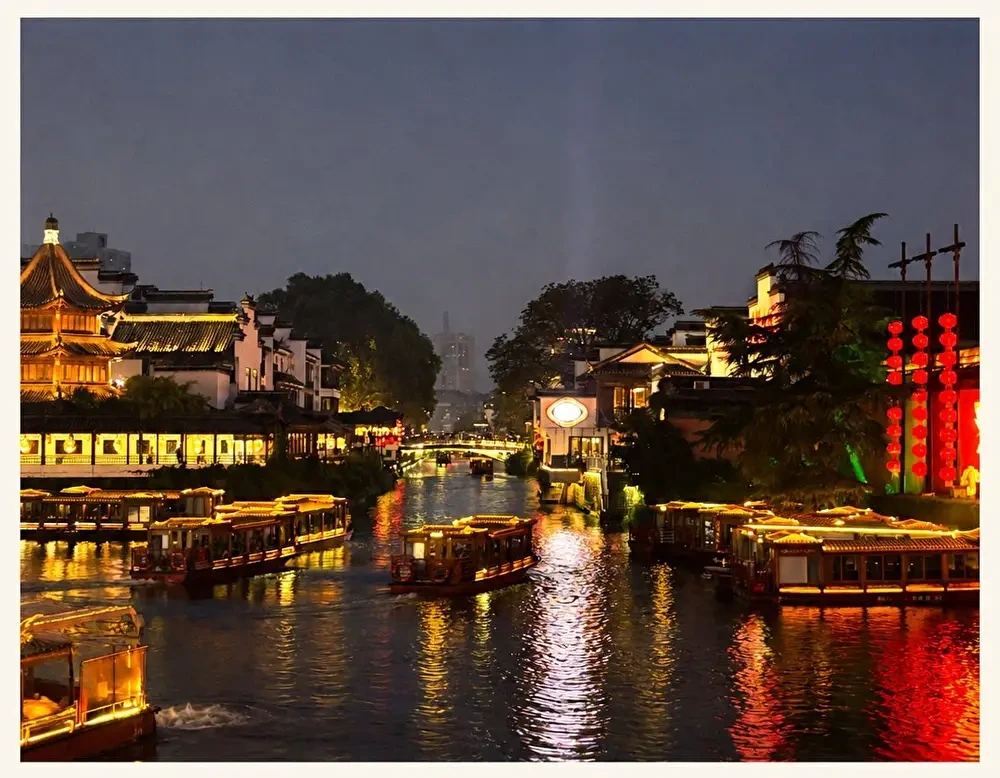
#> input picture examples/input.webp, 1000 x 778 px
$ python -i visual_metrics.py   (imports and definitions only)
#> lines starting #> are read from the running program, lines starting #| are printed output that depends on the picture; after the words box and inside, x2 and y2 are one past the last pixel; in counts of white or black regions, pixels touching at a corner belong together
from __future__ import annotations

import cv2
import numpy as np


def measure_long_line_support(
    image: np.ndarray,
    *,
    min_diagonal_ratio: float = 0.04,
    max_gap_diagonal_ratio: float = 0.007,
    hough_threshold: int = 25,
) -> tuple[float, float, int]:
#> called with min_diagonal_ratio = 0.04, max_gap_diagonal_ratio = 0.007, hough_threshold = 25
    gray = cv2.cvtColor(np.asarray(image, dtype=np.uint8), cv2.COLOR_RGB2GRAY)
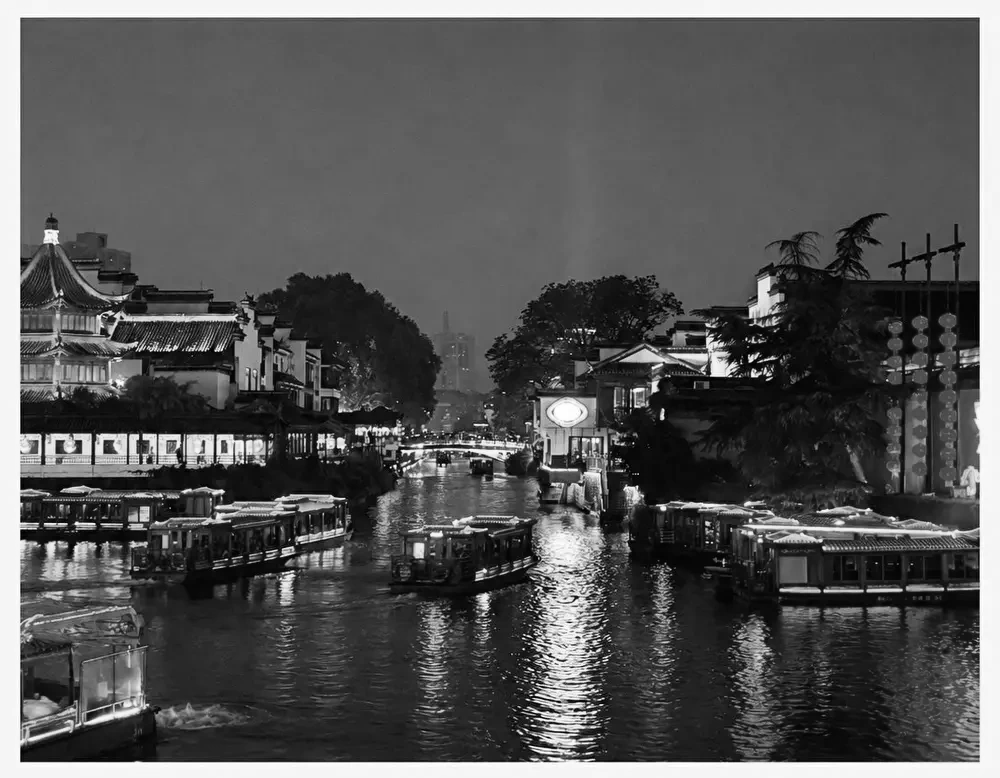
#> gray: shape (778, 1000); min 0, max 255, mean 86.3
    edges = cv2.Canny(cv2.GaussianBlur(gray, (3, 3), 0), 50, 120)
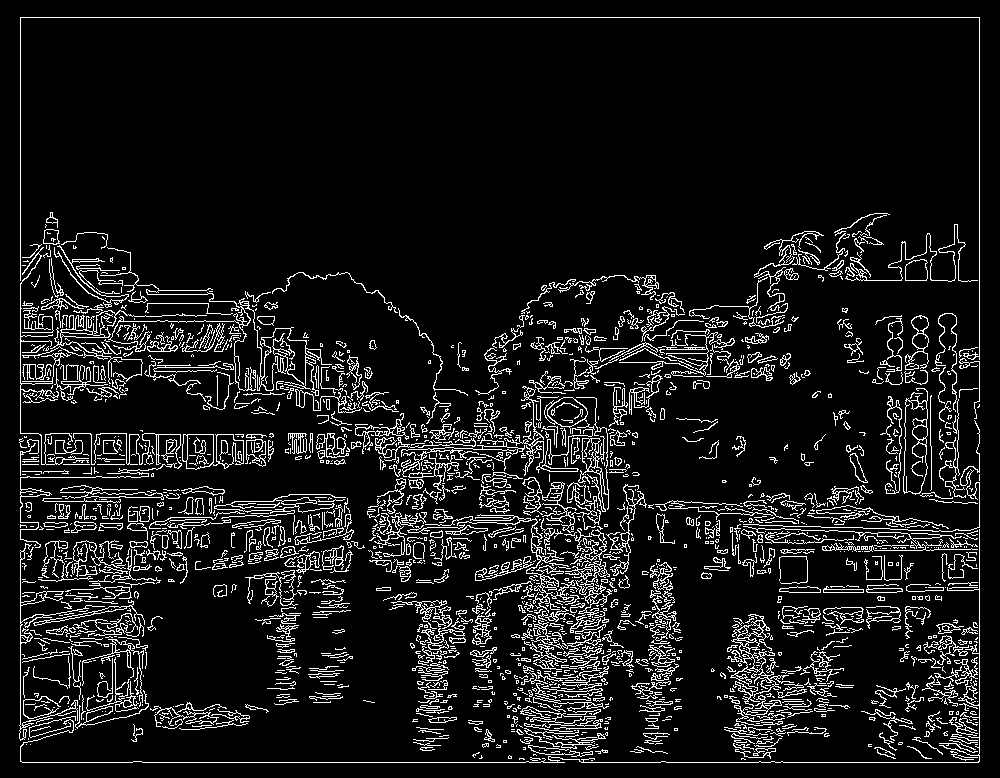
#> edges: shape (778, 1000); 9.4% white in thin lines or dots
    edge_mask = edges > 0
#> edge_mask: shape (778, 1000) bool; 9.4% white in thin lines or dots
    edge_count = int(edge_mask.sum())
#> edge_count = 72842
    edge_density = edge_count / float(edge_mask.size) if edge_mask.size else 0.0
#> edge_density = 0.0936
    height, width = edge_mask.shape
#> height = 778; width = 1000
    diagonal = float(np.hypot(width, height))
#> diagonal = 1267
    min_length = max(2, int(round(diagonal * min_diagonal_ratio)))
#> min_length = 51
    max_gap = max(1, int(round(diagonal * max_gap_diagonal_ratio)))
#> max_gap = 9
    lines = cv2.HoughLinesP(
        edges, 1.0, np.pi / 180.0, hough_threshold,
        minLineLength=min_length, maxLineGap=max_gap,
    )
#> lines = 386 rows, first 6: [581, 762, 978, 762], [20, 17, 979, 17], [20, 761, 20, 550], [979, 406, 979, 18], [753, 550, 876, 548], [894, 545, 979, 546]
    if lines is None or edge_count == 0:
        return float(edge_density), 0.0, 0
    support = np.zeros_like(edges)
    for x1, y1, x2, y2 in lines[:, 0]:
        cv2.line(support, (int(x1), int(y1)), (int(x2), int(y2)), 255, 1, cv2.LINE_8)
#> this loop made 386 passes
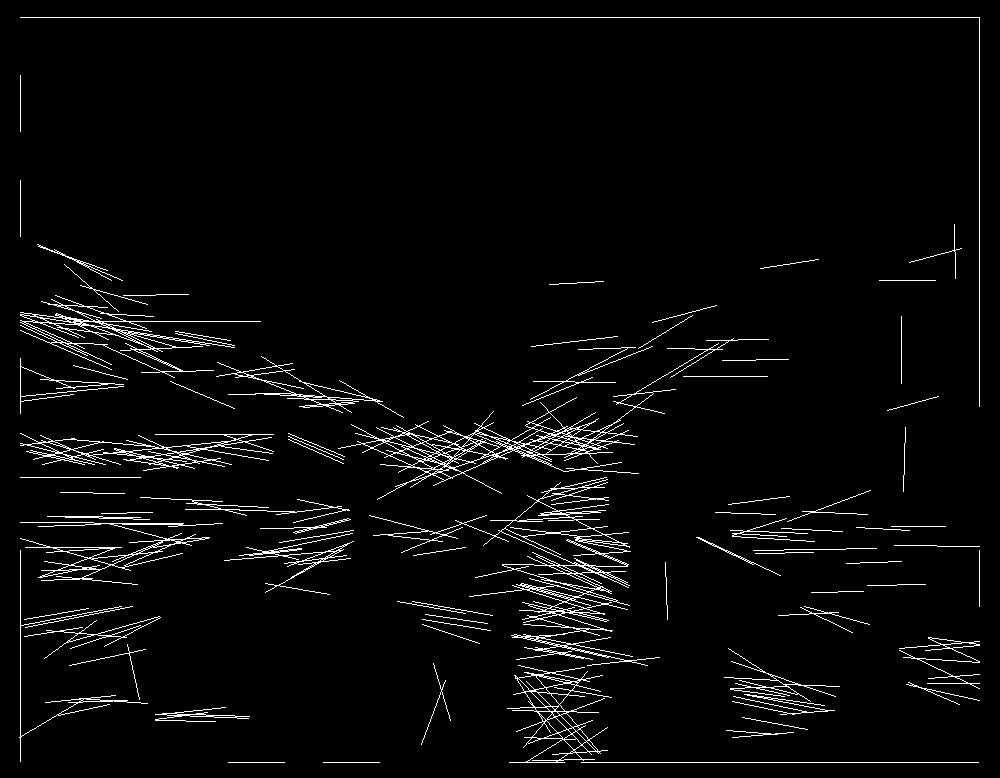
#> support: shape (778, 1000); 3.6% white in thin lines or dots
    support = cv2.dilate(
        support, np.ones((3, 3), dtype=np.uint8), iterations=1
    ) > 0
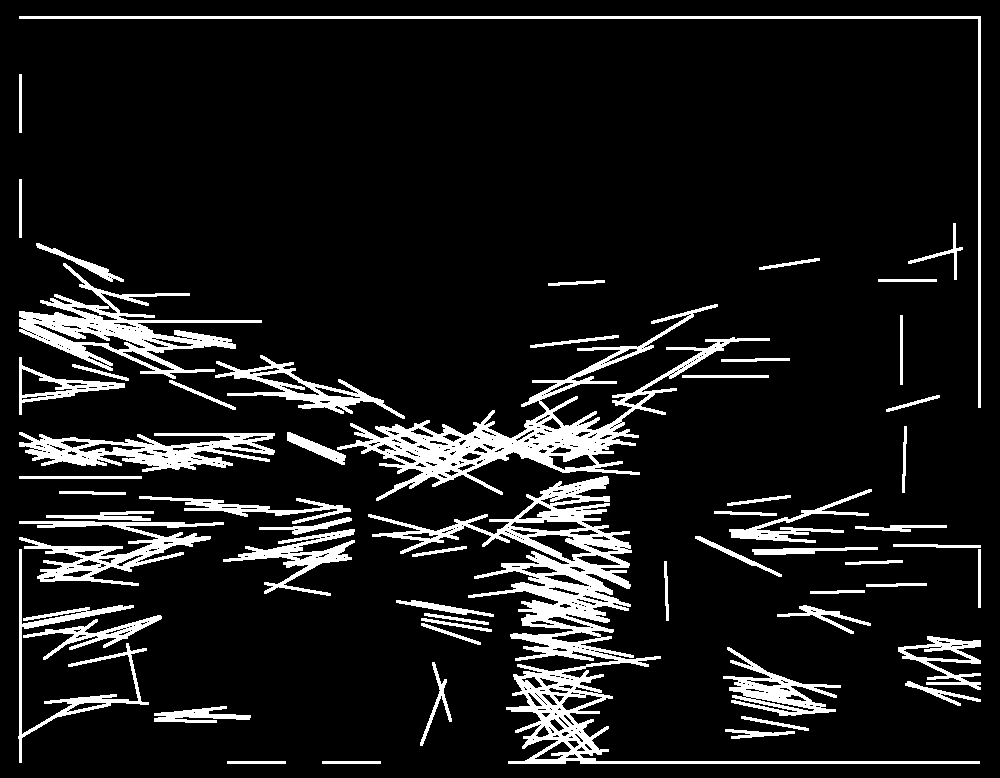
#> support: shape (778, 1000) bool; 10.7% white; 59 white regions, largest, box (x1, y1, x2, y2) and area: (368, 476, 980, 764) 18980, (337, 304, 770, 501) 12886, (19, 263, 262, 379) 7040
    long_line_support = float(np.logical_and(edge_mask, support).sum() / edge_count)
#> long_line_support = 0.358
    return float(edge_density), long_line_support, int(len(lines))


# [45 lines left out: function measure_macro_facets, not called in this run]

>>> import cv2
>>> picture = cv2.cvtColor(cv2.imread('../../examples/input.webp'), cv2.COLOR_BGR2RGB)
>>> result = measure_long_line_support(picture)
#> result = (0.0936, 0.358, 386)
